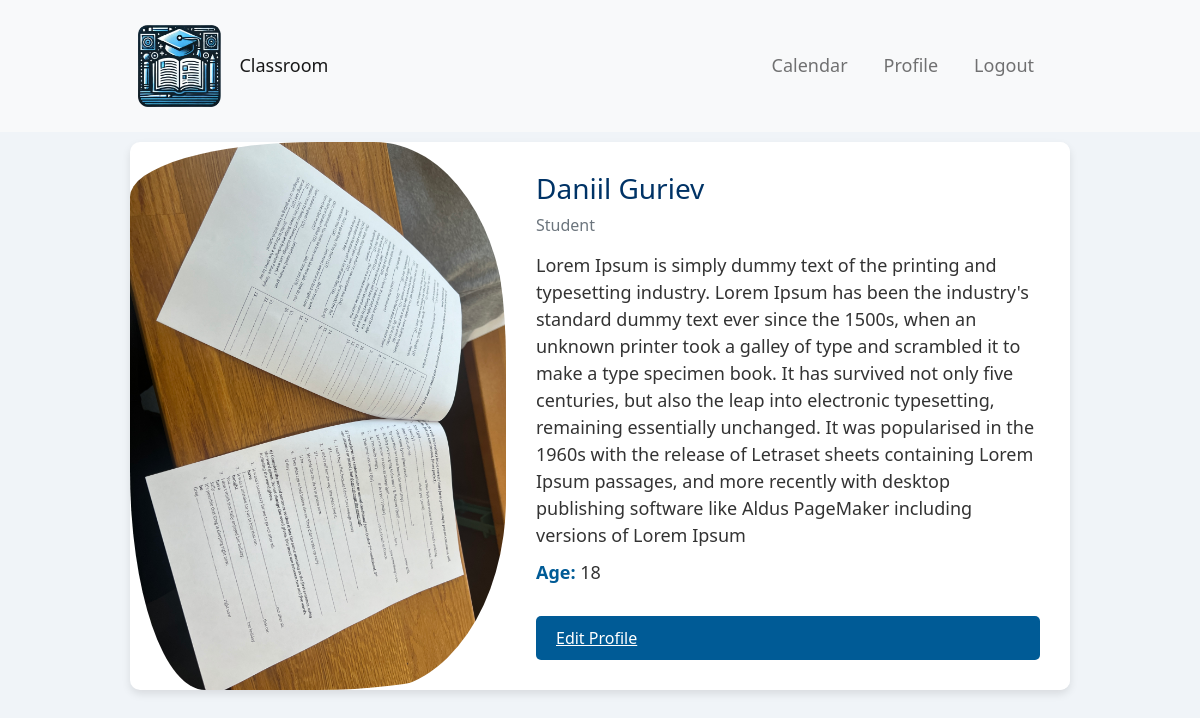
/profile/2/ (signed in), run on the app's committed database.
### polls/models.py (models this page shows, shortened)
class CustomUser(AbstractUser):
    is_student = models.BooleanField(default=False)
    is_teacher = models.BooleanField(default=False)
    age = models.IntegerField(null=True, blank=True)  # Add age field here
    profile_picture = models.ImageField(upload_to='profile_pictures/', null=True, blank=True)
    bio = models.TextField(null=True, blank=True)
    group = models.ForeignKey(Group, on_delete=models.SET_NULL, null=True, blank=True, related_name="members")

### polls/views.py (the view)
# urls.py: path('profile/<int:user_id>/', polls.views.profile_view, name='profile_view'),
@login_required
def profile_view(request, user_id):
    user = get_object_or_404(CustomUser, id=user_id)
    return render(request, 'profile.html', {'user': user})

### templates/profile.html (shortened to what this page needs)
{% extends 'base.html' %}
{% load static %}
{% block content %}
<div class="profile-card">
    <div class="profile-image">
        {% if user.profile_picture %}
            <img src="{{ user.profile_picture.url }}" alt="{{ user.get_full_name }}">
        {% else %}
            <img src="{% static 'images/default_profile.png' %}" alt="No profile picture" style="text-align: center">
        {% endif %}
    </div>
    <div class="profile-details">
        <h2>{{ user.get_full_name }}</h2>
        <p class="role">
            {% if user.is_student %}
                Student
            {% elif user.is_teacher %}
                Teacher
            {% endif %}
        </p>
        <p class="bio">{{ user.bio }}</p>
        <p><strong>Age:</strong> {{ user.age }}</p>
       <a href="{% url 'edit_profile' %}" class="action-btn">Edit Profile</a>
    </div>
</div>
{% endblock %}

### static/styles/base/global.css (style rules this page uses)
body, html { margin: 0; padding: 0; font-family: 'Segoe UI', Tahoma, Geneva, Verdana, sans-serif; background-color: #f0f4f8; color: #333; }
h1, h2, h3, h4, h5, h6 { color: #003366; }

### static/styles/calendar.css (style rules this page uses)
a { color:snow; }

### static/styles/profile_card.css (style rules this page uses)
.profile-card { display: flex; background-color: #ffffff; border-radius: 10px; box-shadow: 0 4px 8px rgba(0, 0, 0, 0.1); overflow: hidden; max-width: 1200px; margin: 0 auto; transition: transform 0.2s ease-in-out; position: relative; }
.profile-image { width: 40%; border-radius: 0px 35% 35% 0px; overflow: hidden; background-color: transparent; }
.profile-image img { width: 100%; height: 100%; object-fit: cover; border-radius: 50% 20% / 10% 40%; display: block; }
.profile-details { padding: 30px; flex: 1; color: #003366; display: flex; flex-direction: column; justify-content: center; background-color: #ffffff; }
.profile-details h2 { font-size: 28px; color: #003366; }
.profile-details .role { font-size: 16px; color: #6c757d; margin-bottom: 15px; }
.profile-details p { font-size: 18px; color: #333; margin-bottom: 10px; }
.profile-details strong { color: #005b96; }
.action-btn { background-color: #005b96; color: white; padding: 10px 20px; border: none; border-radius: 5px; cursor: pointer; font-size: 16px; margin-top: 20px; }

### data on the page
CustomUser: profile_picture (picture), get_full_name "Daniil Guriev", bio "Lorem Ipsum is simply dummy text of the printing and typesetting industry. Lorem Ipsum has been the industry's standard dummy text ever since the 1500s, when an unknown printer took a galley of type and scrambled it to make a type specimen book. It has survived not only five centuries, but also the leap into electronic typesetting, remaining essentially unchanged. It was popularised in the 1960s with the release of Letraset sheets containing Lorem Ipsum passages, and more recently with desktop publishing software like Aldus PageMaker including versions of Lorem Ipsum", age "18"
